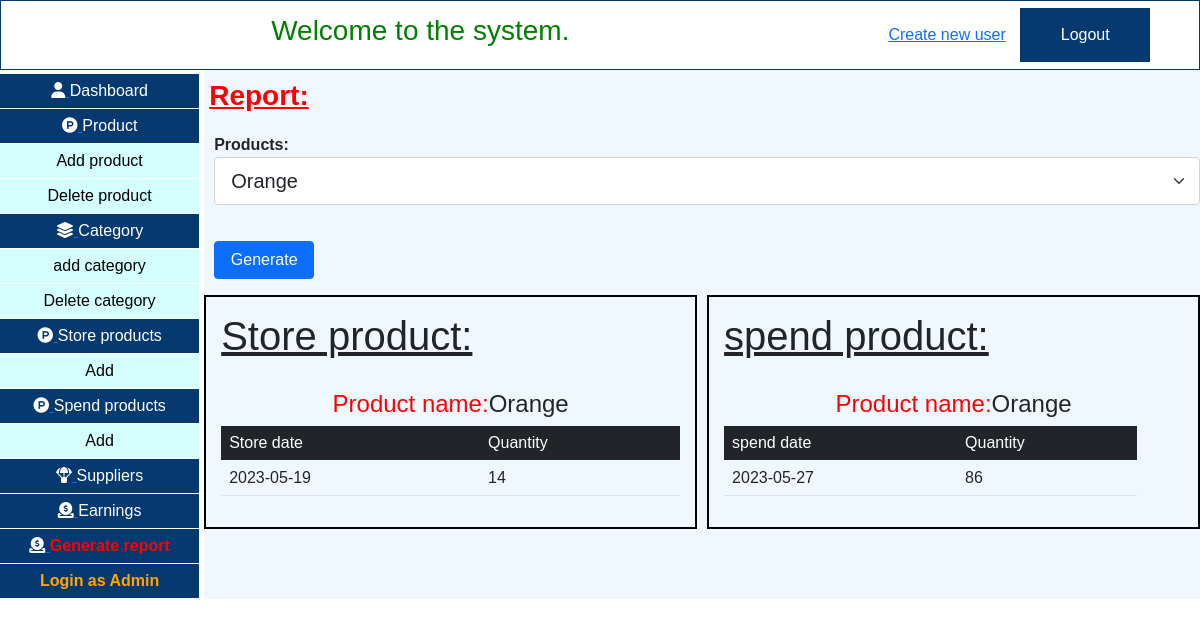
Page /ims/php/report.php?product_name=1 (signed in) on the committed database.
### tables this page shows
CREATE TABLE `store_product` (
  `store_product_id` int(11) NOT NULL,
  `product_id` int(11) NOT NULL,
  `product_name` varchar(255) NOT NULL,
  `store_product_quantity` int(11) NOT NULL,
  `store_product_entry_date` varchar(10) NOT NULL
);

CREATE TABLE `spend_product` (
  `spend_product_id` int(11) NOT NULL,
  `product_id` int(11) NOT NULL,
  `product_name` varchar(255) NOT NULL,
  `spend_product_quantity` int(11) NOT NULL,
  `spend_product_entry_date` varchar(10) NOT NULL
);

### ims/php/myfunction2.php (called while the page is built)
<?php
function data_list2($table_name,$find,$column1,$column2){
    require "../backEndCode/databaseConnection.php" ;
    $sql3 = "SELECT $find FROM $table_name WHERE $column1 ='$column2' ";
    $query_3 = $connection->query($sql3);
    while($data3 =  mysqli_fetch_array($query_3)){
    $data_name = $data3[$find];
    return $data_name;
    }
}
?>

### ims/php/report.php (the view, shortened to what this page needs)
<?php
require "myfunction1.php" ;
require "myfunction2.php" ;
?>
<!DOCTYPE html>
<html lang="en">
<head>
    <link href="https://cdn.jsdelivr.net/npm/bootstrap@5.0.2/dist/css/bootstrap.min.css" rel="stylesheet">
    <link rel="stylesheet" href="../css/afterLoginNavBar.css">
    <link rel="stylesheet" href="../css/admin_deshboard.css">
    <link rel="stylesheet" href="../css/addCategory.css">
</head>
<body>
        <?php include "afterLoginNavBar.php"; ?>
        <div class="main_div">
            <div style="margin-top:5px" class="left_side">
                <?php include "leftSideSheared.php"; ?>
            </div>
            <div class="right_side">
                <div class="add_category">
                <h3 style="margin-top: 10px;
                    color: rgb(129, 85, 2); margin-left: 5px; font-weight:bold;text-decoration:underline;color:red;">Report: </h3>
                        <form style="margin-left:10px" action="report.php">
                            <div style="margin-top:20px" class="form-group">
                                <label style="font-weight:bold" for="name">Products: </label>
                                <br>
                                <select  class="form-select form-select-lg mb-3" aria-label=".form-select-lg example" name="product_name" id="" required>
                                </select>
                            </div>
                            <button style="margin-top:20px; width:100px" type="submit" value="submit" class="btn btn-primary">Generate</button>
                        </form>
                        <div class="divide" style="display: flex; flex-direction:row;column-gap:10px">
                            <div style="padding:15px; border:2px solid black; width:100%;height:100%; flex:1;justify-content: center;align-items:center ; text-align:center;">
                            <h1 style="text-decoration:underline;text-align:left;margin-bottom:30px;">Store product:</h1>
                                <?php
                                    if(isset($_GET['product_name'])){
                                        $product_name =  $_GET['product_name'];
                                        $sql_2 = "SELECT * FROM store_product WHERE product_id='$product_name' ";
                                        $in = data_list2('store_product','product_name','product_id',$product_name);
                                        echo "<h4><strog style='color:Red'>Product name:</strog>$in </h4>";
                                        echo "<table  style='width:100%' class='table '> <thead class='table-dark'><tr><td>Store date</td> <td>Quantity</td></tr> </thead>";
                                        echo"<tbody>";
                                        $query_2 = $connection->query($sql_2);
                                        while($data_2 = mysqli_fetch_array($query_2)){
                                            $store_product_quantity = $data_2['store_product_quantity'];
                                            $store_product_entry_date = $data_2['store_product_entry_date'];
                                            echo "<tr><td>$store_product_entry_date</td> <td>$store_product_quantity</td></tr>";
                                        }
                                        echo "</tbody></table>";
                                    }
                                ?>
                            </div>
                            <div style="padding:15px;border: 2px solid black; width:100%;height:100%; flex:1;justify-content: center;align-items:center ; text-align:center;">
                            <h1 style="text-decoration:underline;text-align:left;margin-bottom:30px;">spend product:</h1>
                                <?php
                                    if(isset($_GET['product_name'])){
                                        $product_name =  $_GET['product_name'];
                                        $sql_2 = "SELECT * FROM spend_product WHERE product_id='$product_name' ";
                                        $in = data_list2('store_product','product_name','product_id',$product_name);
                                        echo "<h4><strog style='color:Red'>Product name:</strog>$in </h4>";
                                            echo "<table  style='width:90%' class='table '> <thead class='table-dark'><tr><td>spend date</td> <td>Quantity</td></tr> </thead>";
                                        $query_2 = $connection->query($sql_2);
                                        while($data_2 = mysqli_fetch_array($query_2)){
                                            $spend_product_quantity = $data_2['spend_product_quantity'];
                                            $spend_product_entry_date = $data_2['spend_product_entry_date'];
                                            echo "<tbody><tr><td>$spend_product_entry_date</td> <td>$spend_product_quantity</td></tr>";
                                        }
                                        echo "</tbody></table>";
                                    }
                                ?>
                            </div>
                        </div>
                </div>
            </div>
        </div>
</body>
</html>

### ims/css/admin_deshboard.css (style rules this page uses)
body { margin:0; padding: 0; font-family: Arial, Helvetica, sans-serif; }
.main_div { margin-top: 45px; display: flex; flex-direction: row; }
.left_side { flex: 0.2; height: 100%; background-color: #063970; }
.right_side { flex: 1; margin-left: 5px; display: flex; flex-direction: column; background-color: aliceblue; }
h3 { color: green; }

### ims/css/addCategory.css (style rules this page uses)
button { flex: 1; color: #063970; padding: 30px; text-align: center; box-shadow: none; border: none; }

### rows in the picture
store_product: product_name "Orange", store_product_entry_date "2023-05-19", store_product_quantity "14"
spend_product: spend_product_entry_date "2023-05-27", spend_product_quantity "86"

### other values in the picture
form field product_name "Orange"
